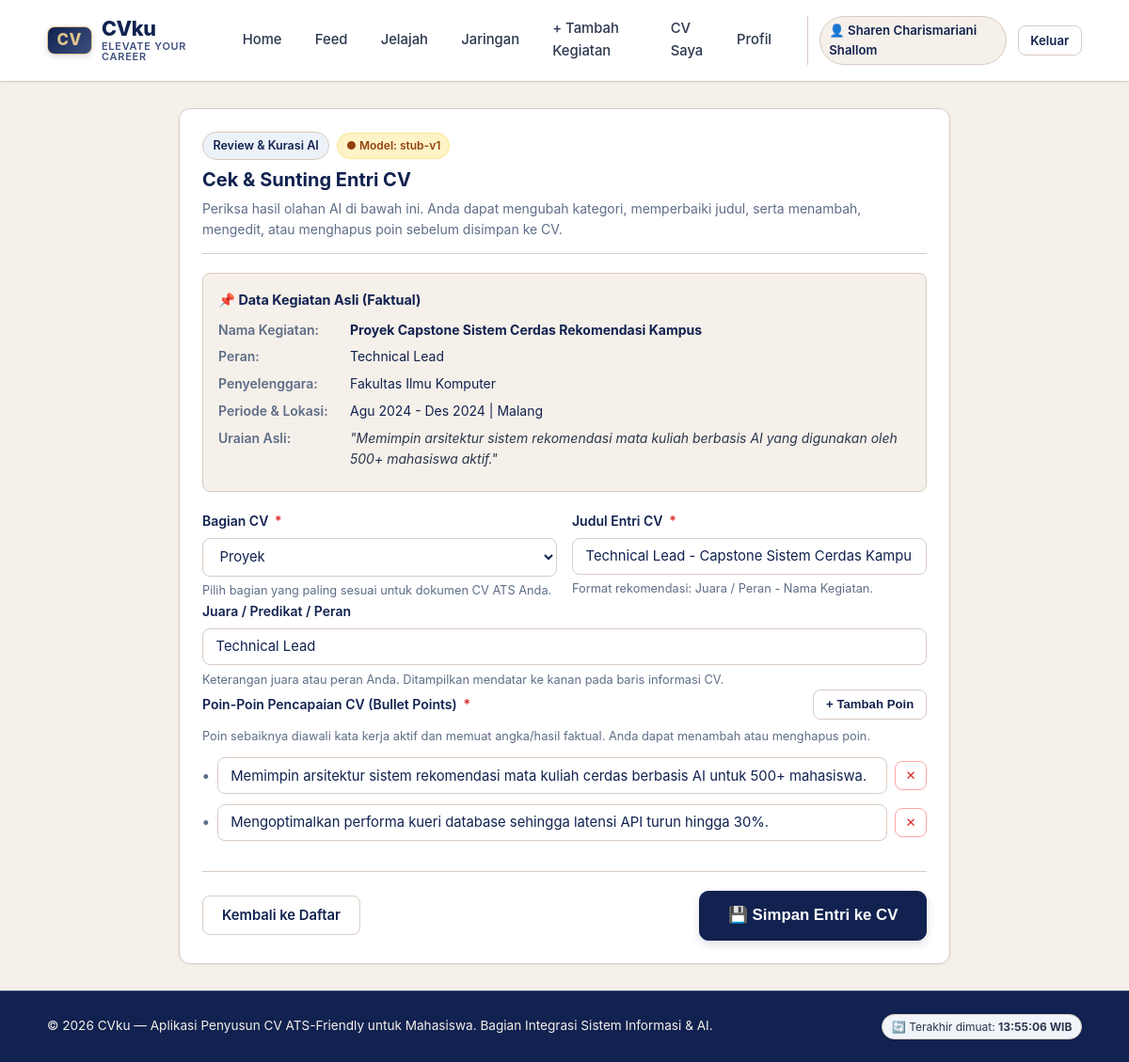
The page /pencapaian/40/sunting (signed in) on the database its author committed.
### tables this page shows
CREATE TABLE log_ai (
  id INTEGER PRIMARY KEY AUTOINCREMENT,
  id_pengguna INTEGER REFERENCES pengguna(id),
  masukan TEXT, keluaran TEXT, waktu_respons_ms INTEGER, versi_model TEXT,
  dibuat_pada TEXT DEFAULT CURRENT_TIMESTAMP);

CREATE TABLE pencapaian (
  id INTEGER PRIMARY KEY AUTOINCREMENT,
  id_pengguna INTEGER NOT NULL REFERENCES pengguna(id),
  nama_kegiatan TEXT NOT NULL, penyelenggara TEXT, peran TEXT, periode TEXT, lokasi TEXT,
  uraian TEXT NOT NULL,
  status TEXT NOT NULL DEFAULT 'menunggu' CHECK (status IN ('menunggu','disetujui','ditolak')),
  dibuat_pada TEXT DEFAULT CURRENT_TIMESTAMP);

CREATE TABLE bagian_cv (
  id INTEGER PRIMARY KEY AUTOINCREMENT, nama TEXT UNIQUE NOT NULL);

CREATE TABLE entri_cv (
  id INTEGER PRIMARY KEY AUTOINCREMENT,
  id_pencapaian INTEGER UNIQUE NOT NULL REFERENCES pencapaian(id) ON DELETE CASCADE,
  id_bagian INTEGER NOT NULL REFERENCES bagian_cv(id), judul TEXT NOT NULL);

CREATE TABLE poin_cv (
  id INTEGER PRIMARY KEY AUTOINCREMENT,
  id_entri INTEGER NOT NULL REFERENCES entri_cv(id) ON DELETE CASCADE,
  urutan INTEGER NOT NULL, teks TEXT NOT NULL);

### app.py (the view, shortened to what this page needs)
@app.route("/pencapaian/<int:id>/sunting", methods=["GET", "POST"])
@mahasiswa_required
def sunting_pencapaian_page(id):
    user_id = session["user_id"]
    pencapaian = db.baca_pencapaian(id)
    if not pencapaian or pencapaian["id_pengguna"] != user_id:
        flash("Pencapaian tidak ditemukan atau Anda tidak memiliki akses.", "error")
        return redirect(url_for("daftar_pencapaian_page"))
    entri = db.baca_entri(id)
    versi_model = request.args.get("versi_model")
    if not versi_model:
        con = db.koneksi()
        try:
            r = con.execute(
                "SELECT versi_model FROM log_ai WHERE id_pengguna=? ORDER BY id DESC LIMIT 1",
                (user_id,)
            ).fetchone()
            if r and r["versi_model"]:
                versi_model = r["versi_model"]
        finally:
            con.close()
    if not versi_model:
        mode_saat_ini = os.environ.get("CVKU_AI_MODE", getattr(ai_service, "MODE", "stub"))
        versi_model = getattr(ai_service, "VERSI_MODEL", {}).get(mode_saat_ini, "stub-v1")
    return render_template(
        "pencapaian_sunting.html",
        pencapaian=pencapaian,
        entri=entri,
        bagian_pilihan=skema.BAGIAN,
        versi_model=versi_model
    )

### app.py (called while the page is built)
@app.after_request
def add_no_cache_headers(response):
    response.headers["Cache-Control"] = "no-cache, no-store, must-revalidate, max-age=0"
    response.headers["Pragma"] = "no-cache"
    response.headers["Expires"] = "0"
    return response

@app.context_processor
def inject_waktu_server():
    return {
        "waktu_refresh": datetime.datetime.now().strftime("%H:%M:%S")
    }

def pengguna_required(f):
    @wraps(f)
    def decorated_function(*args, **kwargs):
        if not session.get("user_id"):
            flash("Silakan masuk terlebih dahulu untuk mengakses halaman ini.", "warning")
            return redirect(url_for("login", next=request.path))
        return f(*args, **kwargs)
    return decorated_function

### db.py (called while the page is built)
def koneksi():
    con = sqlite3.connect(DB_PATH)
    con.row_factory = sqlite3.Row
    con.execute("PRAGMA foreign_keys = ON")
    return con

def _satu(sql, args=()):
    con = koneksi()
    try:
        r = con.execute(sql, args).fetchone()
        return dict(r) if r else None
    finally:
        con.close()

def _semua(sql, args=()):
    con = koneksi()
    try:
        return [dict(r) for r in con.execute(sql, args).fetchall()]
    finally:
        con.close()

def baca_pencapaian(id_pencapaian):
    return _satu("SELECT * FROM pencapaian WHERE id=?", (id_pencapaian,))

def baca_entri(id_pencapaian):
    e = _satu("SELECT e.*, b.nama AS bagian FROM entri_cv e JOIN bagian_cv b ON b.id=e.id_bagian "
              "WHERE e.id_pencapaian=?", (id_pencapaian,))
    if e:
        e["poin"] = [r["teks"] for r in _semua(
            "SELECT teks FROM poin_cv WHERE id_entri=? ORDER BY urutan", (e["id"],))]
    return e

### templates/pencapaian_sunting.html (shortened to what this page needs)
{% extends "base.html" %}
{% block content %}
<div class="card" style="max-width: 820px; margin: 0 auto;">
  <div class="card-header">
    <div>
      <div style="display: flex; gap: 0.5rem; align-items: center; margin-bottom: 0.35rem; flex-wrap: wrap;">
        <span class="badge badge-section">Review &amp; Kurasi AI</span>
        {% if versi_model %}
          {% if 'remote' in versi_model.lower() or 'local' in versi_model.lower() or 'qwen' in versi_model.lower() %}
            <span class="badge" style="background-color: #dcfce7; color: #166534; border: 1px solid #86efac; font-size: 0.75rem; padding: 0.2rem 0.55rem; border-radius: 9999px;">● Model: {{ versi_model }}</span>
          {% else %}
            <span class="badge" style="background-color: #fef3c7; color: #92400e; border: 1px solid #fde68a; font-size: 0.75rem; padding: 0.2rem 0.55rem; border-radius: 9999px;">● Model: {{ versi_model }}</span>
          {% endif %}
        {% endif %}
      </div>
      <h1 class="card-title">Cek &amp; Sunting Entri CV</h1>
      <p class="card-subtitle">
        Periksa hasil olahan AI di bawah ini. Anda dapat mengubah kategori, memperbaiki judul, serta menambah, mengedit, atau menghapus poin sebelum disimpan ke CV.
      </p>
    </div>
  </div>
  <div class="detail-box">
    <div style="font-weight: 700; font-size: 0.9rem; color: var(--dark); margin-bottom: 0.6rem;">
      📌 Data Kegiatan Asli (Faktual)
    </div>
    <div class="detail-row">
      <div class="detail-label">Nama Kegiatan:</div>
      <div class="detail-value"><strong>{{ pencapaian.nama_kegiatan }}</strong></div>
    </div>
    {% if pencapaian.peran %}
    <div class="detail-row">
      <div class="detail-label">Peran:</div>
      <div class="detail-value">{{ pencapaian.peran }}</div>
    </div>
    {% endif %}
    {% if pencapaian.penyelenggara %}
    <div class="detail-row">
      <div class="detail-label">Penyelenggara:</div>
      <div class="detail-value">{{ pencapaian.penyelenggara }}</div>
    </div>
    {% endif %}
    {% if pencapaian.periode %}
    <div class="detail-row">
      <div class="detail-label">Periode &amp; Lokasi:</div>
      <div class="detail-value">{{ pencapaian.periode }}{% if pencapaian.lokasi %} | {{ pencapaian.lokasi }}{% endif %}</div>
    </div>
    {% endif %}
    <div class="detail-row" style="margin-top: 0.4rem;">
      <div class="detail-label">Uraian Asli:</div>
      <div class="detail-value" style="font-style: italic; color: var(--slate);">"{{ pencapaian.uraian }}"</div>
    </div>
  </div>
  <form method="POST" action="{{ url_for('sunting_pencapaian_page', id=pencapaian.id) }}" id="formSunting" onsubmit="return validasiFormSunting()">
    <div class="form-row">
      <div class="form-group" style="flex: 1;">
        <label for="bagian" class="form-label">Bagian CV <span class="required">*</span></label>
        <select id="bagian" name="bagian" class="form-control" required>
          {% for b in bagian_pilihan %}
            <option value="{{ b }}" {% if (entri and entri.bagian == b) or (not entri and b == 'Pengalaman Organisasi') %}selected{% endif %}>
              {{ b }}
            </option>
          {% endfor %}
        </select>
        <div class="form-hint">Pilih bagian yang paling sesuai untuk dokumen CV ATS Anda.</div>
      </div>
      <div class="form-group" style="flex: 2;">
        <label for="judul" class="form-label">Judul Entri CV <span class="required">*</span></label>
        <input type="text" id="judul" name="judul" class="form-control" value="{{ entri.judul if entri else pencapaian.nama_kegiatan }}" required placeholder="Contoh: Juara 3 - Lomba UI/UX Design">
        <div class="form-hint">Format rekomendasi: Juara / Peran - Nama Kegiatan.</div>
      </div>
    </div>
    <div class="form-group">
      <label for="peran" class="form-label">Juara / Predikat / Peran</label>
      <input type="text" id="peran" name="peran" class="form-control" value="{{ pencapaian.peran or '' }}" placeholder="Contoh: Juara 3, Juara 3 (Project Leader), Finalis">
      <div class="form-hint">Keterangan juara atau peran Anda. Ditampilkan mendatar ke kanan pada baris informasi CV.</div>
    </div>
    <div class="form-group">
      <div style="display: flex; justify-content: space-between; align-items: center; margin-bottom: 0.5rem;">
        <label class="form-label" style="margin-bottom: 0;">Poin-Poin Pencapaian CV (Bullet Points) <span class="required">*</span></label>
        <button type="button" class="btn btn-outline btn-sm" onclick="tambahPoinBaru()">+ Tambah Poin</button>
      </div>
      <div class="form-hint" style="margin-bottom: 0.75rem;">
        Poin sebaiknya diawali kata kerja aktif dan memuat angka/hasil faktual. Anda dapat menambah atau menghapus poin.
      </div>
      <div id="poinContainer" class="point-editor-list">
        {% if entri and entri.poin %}
          {% for p in entri.poin %}
            <div class="point-item">
              <span class="point-handle">•</span>
              <input type="text" name="poin[]" class="form-control point-input" value="{{ p }}" required placeholder="Tuliskan poin pencapaian...">
              <button type="button" class="point-del-btn" onclick="hapusPoin(this)" title="Hapus poin">✕</button>
            </div>
          {% endfor %}
        {% else %}
          <div class="point-item">
            <span class="point-handle">•</span>
            <input type="text" name="poin[]" class="form-control point-input" value="{{ pencapaian.uraian }}" required>
            <button type="button" class="point-del-btn" onclick="hapusPoin(this)" title="Hapus poin">✕</button>
          </div>
        {% endif %}
      </div>
    </div>
    <div style="display: flex; gap: 0.75rem; justify-content: space-between; align-items: center; margin-top: 2rem; border-top: 1px solid var(--border); padding-top: 1.25rem;">
      <a href="{{ url_for('daftar_pencapaian_page') }}" class="btn btn-outline">Kembali ke Daftar</a>
      <div style="display: flex; gap: 0.75rem;">
        <button type="submit" class="btn btn-primary btn-lg">
          💾 Simpan Entri ke CV
        </button>
      </div>
    </div>
  </form>
</div>
{% endblock %}

### rows shown on the page
log_ai: versi_model "stub-v1"
pencapaian: nama_kegiatan "Proyek Capstone Sistem Cerdas Rekomendasi Kampus", peran "Technical Lead", penyelenggara "Fakultas Ilmu Komputer", periode "Agu 2024 - Des 2024", lokasi "Malang", uraian "Memimpin arsitektur sistem rekomendasi mata kuliah berbasis AI yang digunakan oleh 500+ mahasiswa aktif."
bagian_cv: bagian "Proyek"
entri_cv: judul "Technical Lead - Capstone Sistem Cerdas Kampus"
poin_cv: teks "Memimpin arsitektur sistem rekomendasi mata kuliah cerdas berbasis AI untuk 500+ mahasiswa."
poin_cv: teks "Mengoptimalkan performa kueri database sehingga latensi API turun hingga 30%."

### other values the page prints
{{ session.get('nama') or session.get('username') }} "Sharen Charismariani Shallom"
